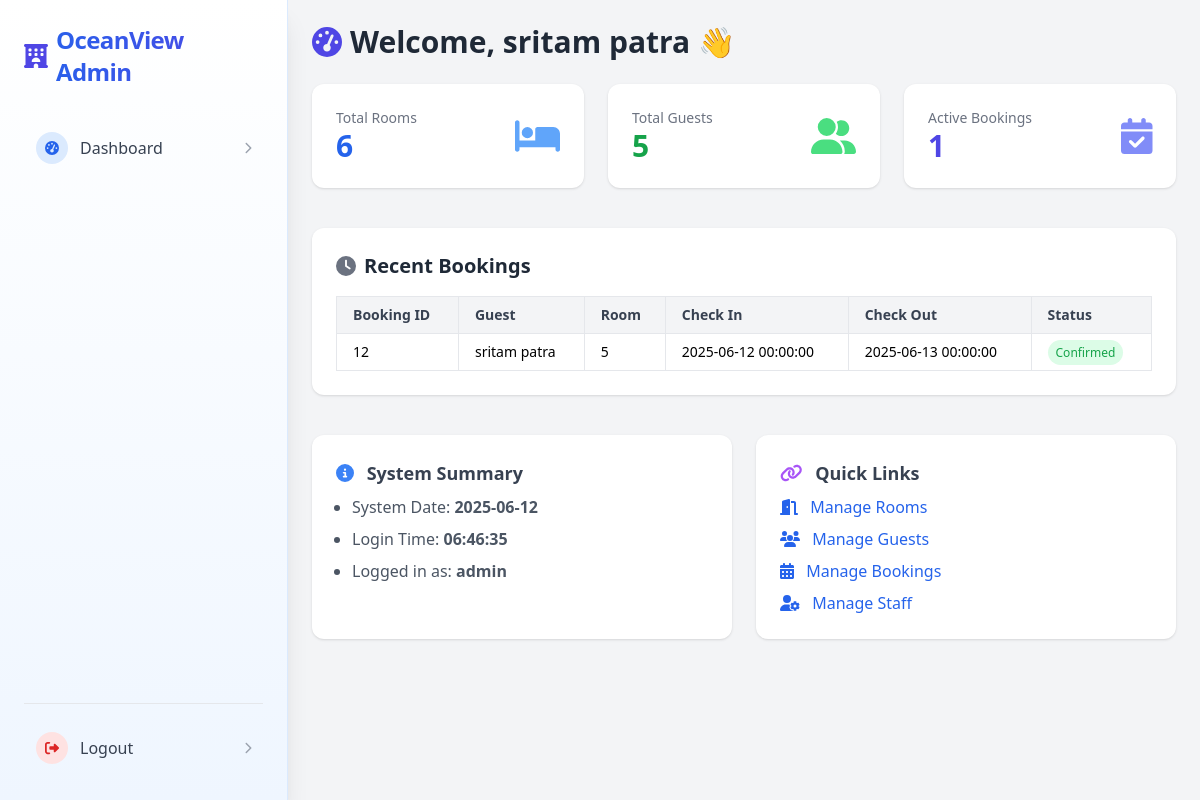
Page /dashboard.php (signed in) on the committed database.
### tables this page shows
CREATE TABLE `bookings` (
  `booking_id` int(11) NOT NULL,
  `guest_id` int(11) DEFAULT NULL,
  `room_id` int(11) DEFAULT NULL,
  `check_in_date` datetime DEFAULT NULL,
  `check_out_date` datetime DEFAULT NULL,
  `booking_status` varchar(20) DEFAULT NULL,
  `booked_by` int(11) DEFAULT NULL,
  `created_at` timestamp NOT NULL DEFAULT current_timestamp()
);

CREATE TABLE `guests` (
  `guest_id` int(11) NOT NULL,
  `name` varchar(100) DEFAULT NULL,
  `phone` varchar(15) DEFAULT NULL,
  `email` varchar(100) DEFAULT NULL,
  `id_proof_type` varchar(50) DEFAULT NULL,
  `id_proof_number` varchar(100) DEFAULT NULL,
  `id_proof_file` varchar(255) DEFAULT NULL,
  `address` text DEFAULT NULL,
  `nationality` varchar(50) DEFAULT NULL,
  `created_at` timestamp NOT NULL DEFAULT current_timestamp()
);

CREATE TABLE `rooms` (
  `room_id` int(11) NOT NULL,
  `room_number` varchar(10) DEFAULT NULL,
  `type_id` int(11) DEFAULT NULL,
  `status` varchar(20) DEFAULT NULL,
  `floor` int(11) DEFAULT NULL,
  `is_smoking_allowed` tinyint(1) DEFAULT NULL,
  `is_ac` tinyint(1) DEFAULT NULL
);

### dashboard.php (the view, shortened to what this page needs)
<?php
$user = $_SESSION['user'];
$host = 'localhost';
$db = 'hotelsystem';
$username = 'root';
$password = '';
try {
    $pdo = new PDO("mysql:host=$host;dbname=$db", $username, $password);
    $pdo->setAttribute(PDO::ATTR_ERRMODE, PDO::ERRMODE_EXCEPTION);
    $roomCount = $pdo->query("SELECT COUNT(*) FROM rooms")->fetchColumn();
    $guestCount = $pdo->query("SELECT COUNT(*) FROM guests")->fetchColumn();
    $bookingCount = $pdo->query("SELECT COUNT(*) FROM bookings WHERE booking_status = 'Confirmed'")->fetchColumn();
    $stmt = $pdo->query("SELECT b.*, g.name AS guest_name, r.room_number
                         FROM bookings b
                         JOIN guests g ON b.guest_id = g.guest_id
                         JOIN rooms r ON b.room_id = r.room_id
                         ORDER BY b.created_at DESC LIMIT 5");
    $recentBookings = $stmt->fetchAll(PDO::FETCH_ASSOC);
} catch (PDOException $e) {
    die("DB Error: " . $e->getMessage());
}
?>
<!DOCTYPE html>
<html lang="en">
<head>
    <script src="https://cdn.tailwindcss.com"></script>
</head>
<body class="flex bg-gray-100 min-h-screen">
<?php include 'sidebar.php'; ?>
<div class="flex-1 p-6">
    <h1 class="text-3xl font-bold text-gray-800 mb-6 flex items-center gap-2">
        <i class="fas fa-tachometer-alt text-indigo-600"></i> Welcome, <?= htmlspecialchars($user['name']) ?> 👋
    </h1>
    <div class="grid grid-cols-1 sm:grid-cols-2 lg:grid-cols-3 gap-6 mb-10">
        <div class="bg-white rounded-xl p-6 shadow hover:shadow-md transition">
            <div class="flex items-center justify-between">
                <div>
                    <p class="text-gray-500 text-sm">Total Rooms</p>
                    <h2 class="text-3xl font-bold text-blue-600"><?= $roomCount ?></h2>
                </div>
                <i class="fas fa-bed text-4xl text-blue-400"></i>
            </div>
        </div>
        <div class="bg-white rounded-xl p-6 shadow hover:shadow-md transition">
            <div class="flex items-center justify-between">
                <div>
                    <p class="text-gray-500 text-sm">Total Guests</p>
                    <h2 class="text-3xl font-bold text-green-600"><?= $guestCount ?></h2>
                </div>
                <i class="fas fa-user-friends text-4xl text-green-400"></i>
            </div>
        </div>
        <div class="bg-white rounded-xl p-6 shadow hover:shadow-md transition">
            <div class="flex items-center justify-between">
                <div>
                    <p class="text-gray-500 text-sm">Active Bookings</p>
                    <h2 class="text-3xl font-bold text-indigo-600"><?= $bookingCount ?></h2>
                </div>
                <i class="fas fa-calendar-check text-4xl text-indigo-400"></i>
            </div>
        </div>
    </div>
    <div class="bg-white rounded-xl p-6 shadow mb-10">
        <h2 class="text-xl font-bold text-gray-800 mb-4 flex items-center gap-2">
            <i class="fas fa-clock text-gray-500"></i> Recent Bookings
        </h2>
        <div class="overflow-x-auto">
            <table class="min-w-full text-sm text-left border border-gray-200">
                <thead class="bg-gray-100 text-gray-700">
                    <tr>
                        <th class="px-4 py-2 border">Booking ID</th>
                        <th class="px-4 py-2 border">Guest</th>
                        <th class="px-4 py-2 border">Room</th>
                        <th class="px-4 py-2 border">Check In</th>
                        <th class="px-4 py-2 border">Check Out</th>
                        <th class="px-4 py-2 border">Status</th>
                    </tr>
                </thead>
                <tbody>
                    <?php foreach ($recentBookings as $booking): ?>
                        <tr class="hover:bg-gray-50">
                            <td class="px-4 py-2 border"><?= $booking['booking_id'] ?></td>
                            <td class="px-4 py-2 border"><?= htmlspecialchars($booking['guest_name']) ?></td>
                            <td class="px-4 py-2 border"><?= htmlspecialchars($booking['room_number']) ?></td>
                            <td class="px-4 py-2 border"><?= $booking['check_in_date'] ?></td>
                            <td class="px-4 py-2 border"><?= $booking['check_out_date'] ?></td>
                            <td class="px-4 py-2 border">
                                <span class="px-2 py-1 text-xs rounded-full
                                    <?= $booking['booking_status'] === 'Confirmed' ? 'bg-green-100 text-green-600' :
                                        ($booking['booking_status'] === 'Pending' ? 'bg-yellow-100 text-yellow-600' :
                                        'bg-red-100 text-red-600') ?>">
                                    <?= $booking['booking_status'] ?>
                                </span>
                            </td>
                        </tr>
                    <?php endforeach; ?>
                </tbody>
            </table>
        </div>
    </div>
    <div class="grid grid-cols-1 md:grid-cols-2 gap-6">
        <div class="bg-white rounded-xl p-6 shadow">
            <h2 class="text-lg font-semibold text-gray-700 mb-2">
                <i class="fas fa-info-circle mr-2 text-blue-500"></i> System Summary
            </h2>
            <ul class="text-gray-600 space-y-2 pl-4 list-disc">
                <li>System Date: <strong><?= date('Y-m-d') ?></strong></li>
                <li>Login Time: <strong><?= date('H:i:s') ?></strong></li>
                <li>Logged in as: <strong><?= htmlspecialchars($user['role'] ?? 'Admin') ?></strong></li>
            </ul>
        </div>
        <div class="bg-white rounded-xl p-6 shadow">
            <h2 class="text-lg font-semibold text-gray-700 mb-2">
                <i class="fas fa-link mr-2 text-purple-500"></i> Quick Links
            </h2>
            <ul class="space-y-2">
                <li><a href="rooms.php" class="text-blue-600 hover:underline"><i class="fas fa-door-open mr-2"></i> Manage Rooms</a></li>
                <li><a href="guests.php" class="text-blue-600 hover:underline"><i class="fas fa-users mr-2"></i> Manage Guests</a></li>
                <li><a href="bookings.php" class="text-blue-600 hover:underline"><i class="fas fa-calendar-alt mr-2"></i> Manage Bookings</a></li>
                <li><a href="staff.php" class="text-blue-600 hover:underline"><i class="fas fa-user-cog mr-2"></i> Manage Staff</a></li>
            </ul>
        </div>
    </div>
</div>
</body>
</html>

### rows in the picture
bookings: booking_id "12", guest.name "sritam patra", room.room_number "5", check_in_date "2025-06-12 00:00:00", check_out_date "2025-06-13 00:00:00", booking_status "Confirmed"

### other values in the picture
$user['name'] "sritam patra"
$roomCount "6"
$guestCount "5"
$bookingCount "1"
$user['role'] "admin"
